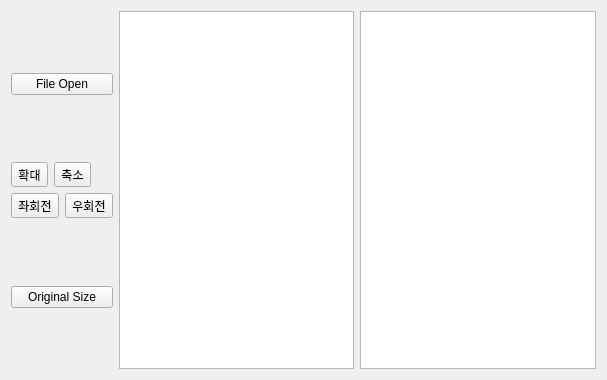
<?xml version="1.0" encoding="UTF-8"?>
<ui version="4.0">
 <class>Function</class>
 <widget class="QWidget" name="Function">
  <property name="geometry">
   <rect>
    <x>0</x>
    <y>0</y>
    <width>607</width>
    <height>380</height>
   </rect>
  </property>
  <property name="windowTitle">
   <string>Function</string>
  </property>
  <layout class="QVBoxLayout" name="verticalLayout_2">
   <item>
    <layout class="QHBoxLayout" name="horizontalLayout_2">
     <item>
      <layout class="QVBoxLayout" name="verticalLayout">
       <item>
        <spacer name="verticalSpacer_3">
         <property name="orientation">
          <enum>Qt::Vertical</enum>
         </property>
         <property name="sizeHint" stdset="0">
          <size>
           <width>20</width>
           <height>18</height>
          </size>
         </property>
        </spacer>
       </item>
       <item>
        <widget class="QPushButton" name="openPushButton">
         <property name="text">
          <string>File Open</string>
         </property>
         <property name="iconSize">
          <size>
           <width>12</width>
           <height>12</height>
          </size>
         </property>
        </widget>
       </item>
       <item>
        <spacer name="verticalSpacer">
         <property name="orientation">
          <enum>Qt::Vertical</enum>
         </property>
         <property name="sizeHint" stdset="0">
          <size>
           <width>20</width>
           <height>18</height>
          </size>
         </property>
        </spacer>
       </item>
       <item>
        <layout class="QFormLayout" name="formLayout">
         <item row="0" column="0">
          <widget class="QToolButton" name="zoomInToolButton">
           <property name="text">
            <string>확대</string>
           </property>
           <property name="icon">
            <iconset>
             <normaloff>../../../Users/KOSA/Desktop/zoomIN.png</normaloff>../../../Users/KOSA/Desktop/zoomIN.png</iconset>
           </property>
          </widget>
         </item>
         <item row="0" column="1">
          <widget class="QToolButton" name="zoomOutToolButton">
           <property name="text">
            <string>축소</string>
           </property>
           <property name="icon">
            <iconset>
             <normaloff>../../../Users/KOSA/Desktop/ZoomOut.png</normaloff>../../../Users/KOSA/Desktop/ZoomOut.png</iconset>
           </property>
          </widget>
         </item>
        </layout>
       </item>
       <item>
        <layout class="QFormLayout" name="formLayout_2">
         <item row="0" column="0">
          <widget class="QToolButton" name="leftRotateToolButton">
           <property name="text">
            <string>좌회전</string>
           </property>
           <property name="icon">
            <iconset>
             <normaloff>../../../Users/KOSA/Desktop/leftRotate.png</normaloff>../../../Users/KOSA/Desktop/leftRotate.png</iconset>
           </property>
          </widget>
         </item>
         <item row="0" column="1">
          <widget class="QToolButton" name="rightRotateToolButton">
           <property name="text">
            <string>우회전</string>
           </property>
           <property name="icon">
            <iconset>
             <normaloff>../../../Users/KOSA/Desktop/rightRotate.png</normaloff>../../../Users/KOSA/Desktop/rightRotate.png</iconset>
           </property>
          </widget>
         </item>
        </layout>
       </item>
       <item>
        <spacer name="verticalSpacer_4">
         <property name="orientation">
          <enum>Qt::Vertical</enum>
         </property>
         <property name="sizeHint" stdset="0">
          <size>
           <width>20</width>
           <height>17</height>
          </size>
         </property>
        </spacer>
       </item>
       <item>
        <widget class="QPushButton" name="sizePushButton">
         <property name="text">
          <string>Original Size</string>
         </property>
        </widget>
       </item>
       <item>
        <spacer name="verticalSpacer_2">
         <property name="orientation">
          <enum>Qt::Vertical</enum>
         </property>
         <property name="sizeHint" stdset="0">
          <size>
           <width>20</width>
           <height>17</height>
          </size>
         </property>
        </spacer>
       </item>
      </layout>
     </item>
     <item>
      <layout class="QHBoxLayout" name="horizontalLayout">
       <item>
        <widget class="QGraphicsView" name="graphicsView"/>
       </item>
       <item>
        <widget class="QGraphicsView" name="graphicsView2"/>
       </item>
      </layout>
     </item>
    </layout>
   </item>
  </layout>
 </widget>
 <resources/>
 <connections/>
</ui>
